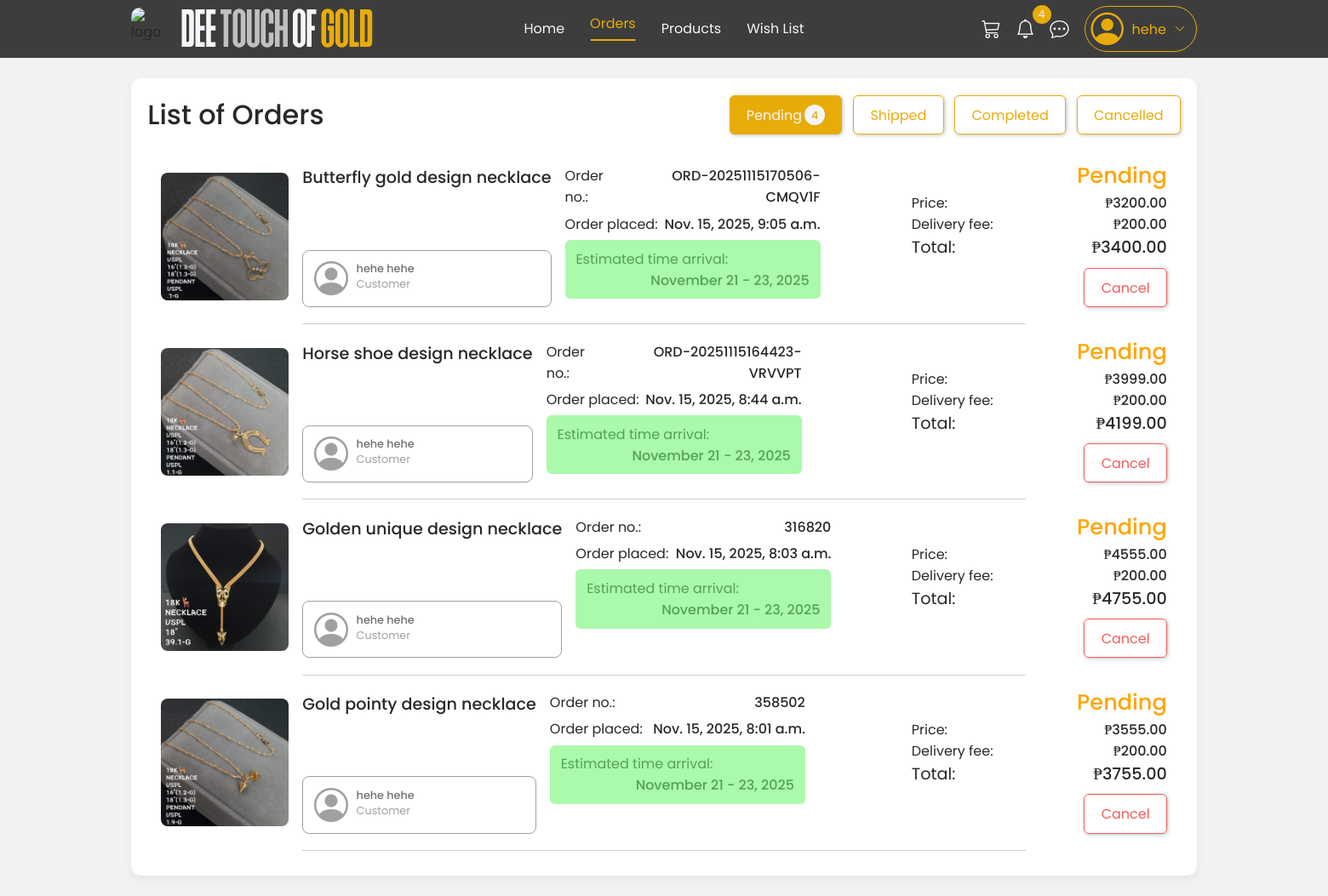
/shop/orders/ (signed in), run on the app's committed database.
### shop/models.py (models this page shows, shortened)
class User(AbstractUser):
    USER_TYPE_CHOICES = (
        ('customer', 'Customer'),
        ('seller', 'Seller'),
    )
    middle_name = models.CharField(max_length=30, blank=True, null=True)
    user_type = models.CharField(max_length=10, choices=USER_TYPE_CHOICES, default='customer')
    phone_number = models.CharField(max_length=15, blank=True, null=True)
    address = models.TextField(blank=True, null=True)
    profile_picture = models.ImageField(upload_to='profiles/', blank=True, null=True)
    created_at = models.DateTimeField(auto_now_add=True)
    updated_at = models.DateTimeField(auto_now=True)

class Order(models.Model):
    ORDER_STATUS_CHOICES = (
        ('pending', 'Pending'),
        ('shipped', 'Shipped'),
        ('completed', 'Completed'),
        ('cancelled', 'Cancelled'),
    )
    MOP_CHOICES = (
        ('cod', 'COD'),
        ('gcash', 'Gcash'),
    )
    customer = models.ForeignKey(User, on_delete=models.CASCADE, related_name='orders')
    shop = models.ForeignKey(Shop, on_delete=models.CASCADE, related_name='orders')
    order_number = models.CharField(max_length=6, unique=True, editable=False)
    delivery_fee = models.DecimalField(max_digits=10, decimal_places=2)
    total_amount = models.DecimalField(max_digits=10, decimal_places=2)
    status = models.CharField(max_length=20, choices=ORDER_STATUS_CHOICES, default='pending')
    estimated_time_arrival = models.CharField(max_length=50,blank=True, null=True)
    mode_of_payment = models.CharField(max_length=50, choices=MOP_CHOICES, default='cod')
    payment_reference = models.CharField(max_length=100, blank=True, null=True)
    created_at = models.DateTimeField(auto_now_add=True)
    updated_at = models.DateTimeField(auto_now=True)

class OrderItem(models.Model):
    order = models.ForeignKey(Order, on_delete=models.CASCADE, related_name='items')
    product = models.ForeignKey(Product, on_delete=models.SET_NULL, null=True)
    quantity = models.PositiveIntegerField(validators=[MinValueValidator(1)])
    unit_price = models.DecimalField(max_digits=10, decimal_places=2)
    subtotal = models.DecimalField(max_digits=10, decimal_places=2)

class Product(models.Model):
    MATERIAL_CHOICES = [
        ('gold and silver', 'Gold & Silver'),
        ('gold', 'Gold'),
        ('silver', 'Silver'),
        ('rose gold', 'Rose Gold'),
        ('white gold', 'White Gold'),
    ]
    TYPE_CHOICES = [
        ('necklace', 'Necklace'),
        ('bangle', 'Bangle'),
        ('earring', 'Earring'),
    ]
    shop = models.ForeignKey(Shop, on_delete=models.CASCADE, related_name='products')
    name = models.CharField(max_length=200)
    description = models.TextField()
    price = models.DecimalField(max_digits=10, decimal_places=2, validators=[MinValueValidator(0.01)])
    discount_price = models.DecimalField(max_digits=10, decimal_places=2, null=True, blank=True)
    stock = models.PositiveIntegerField(default=1)
    material = models.CharField(max_length=20, choices=MATERIAL_CHOICES, default='gold and silver')
    type = models.CharField(max_length=20, choices=TYPE_CHOICES, default='necklace')
    image = models.ImageField(upload_to='products/', blank=True, null=True)
    is_available = models.BooleanField(default=True)
    created_at = models.DateTimeField(auto_now_add=True)
    updated_at = models.DateTimeField(auto_now=True)

### shop/views.py (the view, shortened to what this page needs)
# urls.py: path('orders/', views.orders_view, name='orders'),
@login_required
def orders_view(request):
    if request.user.user_type != 'customer':
        return render(request, 'shop/orders.html', {'error': 'Only customers can view orders'})
    user_orders = Order.objects.filter(customer=request.user).order_by('-created_at')
    grouped_orders = {
        'pending': [],
        'shipped': [],
        'completed': [],
        'cancelled': [],
    }
    for order in user_orders:
        has_completed_order = OrderItem.objects.filter(
            order__customer=request.user,
            order__status='completed',
            product__shop=order.shop
        ).exists()
        has_already_rated = ShopReview.objects.filter(customer=request.user, shop=order.shop).exists()
        order.can_rate_shop = has_completed_order and has_already_rated
        grouped_orders[order.status].append(order)
    return render(request, 'list_of_orders.html', {'orders': grouped_orders})

### templates/list_of_orders.html (shortened to what this page needs)
{% extends './includes/base.html' %}
{% load static %}
{% block content %}
{% if user.user_type == 'customer' %}
{% include "./includes/navbar.html" %}
{% else %}
{% include "./includes/sidebar.html" %}
{% endif %}
<section class="list-of-orders-page {% if user.user_type != 'customer' %}seller-content{% endif %}">
  <div class="page-wrapper">
    <div class="page-container">
      <div class="sub-navbar">
        <div class="title">
          <p>List of Orders</p>
        </div>
        <div class="actions">
          <button class="border-btn-primary2 selected" data-view=".pending-section">Pending {% if orders.pending|length > 0 %}<span class="counter-in-btn">{{orders.pending|length}}</span>{% endif %}</button>
          <button class="border-btn-primary2" data-view=".shipped-section">Shipped {% if orders.shipped|length > 0 %}<span class="counter-in-btn">{{orders.shipped|length}}</span>{% endif %}</button>
          <button class="border-btn-primary2" data-view=".completed-section">Completed {% if orders.completed|length > 0 %}<span class="counter-in-btn">{{orders.completed|length}}</span>{% endif %}</button>
          <button class="border-btn-primary2" data-view=".cancelled-section">Cancelled {% if orders.cancelled|length > 0 %}<span class="counter-in-btn">{{orders.cancelled|length}}</span>{% endif %}</button>
        </div>
      </div>
      <div class="content-section pending-section show-section">
        {% for order in orders.pending %}
          {% with order.items.first as first_item %}
          <div class="order-item">
            <div class="image-container" style="height:fit-content; margin:auto 0;">
              <img src="{{ first_item.product.image.url }}" width="150" height="150">
            </div>
            <div class="item-info">
              <p class="item-name">{{ first_item.product.name }}</p>
              <a href="{% url 'shop:shop_info' order.customer.id %}" class="seller">
                <div class="seller-img">
                  <i class="bi bi-person-circle"></i>
                </div>
                <div>
                  <p class="seller-name">{{ order.customer.first_name }} {{ order.customer.last_name }}</p>
                  <p class="user-role">Customer</p>
                </div>
              </a>
            </div>
            <div class="mid-item-section">
              <div class="label-with-value">
                <p class="label">Order no.: </p>
                <p class="value">{{ order.order_number }}</p>
              </div>
              <div class="label-with-value">
                <p class="label">Order placed: </p>
                <p class="value">{{ order.created_at }}</p>
              </div>
              <div class="label-with-value estimated-cont">
                <p class="label">Estimated time arrival:</p>
                <p class="value">{{ order.estimated_time_arrival }}</p>
              </div>
            </div>
            <div class="more-info-wrap">
              <p class="status pending">Pending</p>
              <div class="computation-cont">
                <div class="label-with-value">
                  <p class="label">Price: </p>
                  <p class="price"><span class="currency">₱</span>{{ first_item.product.price }}</p>
                </div>
                <div class="label-with-value">
                  <p class="label">Delivery fee: </p>
                  <p class="price"><span class="currency">₱</span>{{ order.delivery_fee }}</p>
                </div>
                <div class="label-with-value total">
                  <p class="label">Total: </p>
                  <p class="price"><span class="currency">₱</span>{{ order.total_amount }}</p>
                </div>
              </div>
              <div class="actions">
                <button class="border-btn-delete" data-modal="cancel-order" data-id="{{ order.id }}">Cancel</button>
              </div>
            </div>
          </div>
          <hr class="line-separator">
          {% endwith %}
        {% empty %}
          <div class="empty-content" style="margin:20% 0;">
            <p>You have no Pending customer's orders at the moment.</p>
          </div>
        {% endfor %}
      </div>
    </div>
  </div>
</section>
{% endblock %}

### templates/includes/navbar.html (shortened to what this page needs)
{% load static %}
<div class="nav-cont">
  <nav>
    <div class="logo">
      <img src="{% static 'images/icons/logo.png' %}" alt="logo">
      <p>DEE <span>TOUCH</span> OF <span>GOLD</span></p>
    </div>
    <ul class="nav-links">
      <li class="{% if request.resolver_match.url_name == 'home' %}active{% endif %}"><a
          href="{% url 'shop:home' %}">Home</a>
      </li>
      <li class="{% if request.resolver_match.url_name == 'orders' %}active{% endif %}"><a href="{% url 'shop:orders'%}">Orders</a></li>
      <li class="{% if request.resolver_match.url_name == 'products' %}active{% endif %}"><a href="{% url 'shop:products' %}">Products</a></li>
      <li class="{% if request.resolver_match.url_name == 'wishlist' %}active{% endif %}"><a href="{% url 'shop:wishlist' %}">Wish List</a></li>
    </ul>
    {% if user.is_authenticated %}
    <div class="nav-profile-cont">
      {% if not user.is_superuser %}
      <div class="buttons-wrapper">
        <button class="ghost-btn" data-modal="nav-cart">
          <i class="bi bi-cart3"></i>
          </button>
        <button class="ghost-btn" data-modal="nav-notif">
          <i class="bi bi-bell">
            {% if unread_notif_count > 0 %}
              <span class="counter">{{ unread_notif_count }}</span>
            {% endif %}
          </i>
        </button>
        <a href="{% url 'shop:chat' %}" class="ghost-btn">
          <i class="bi bi-chat-dots">
          </i>
        </a>
      </div>
      {% endif %}
      <div class="profile-wrapper border-btn-primary2" data-modal="nav-profile">
        <i class="bi bi-person-circle"></i>
        <p>{{user.username}}</p>
        <i class="bi bi-chevron-down"></i>
      </div>
    </div>
    {% else %}
    <button class="border-btn-primary" data-modal="nav-login-btn">Login</button>
    {% endif %}
  </nav>
</div>

### data on the page
User: username "hehe"
Order: items.first.product.image (picture), items.first.product.name "Butterfly gold design necklace", customer.first_name "hehe", customer.last_name "hehe", order_number "ORD-20251115170506-CMQV1F", created_at "Nov. 15, 2025, 9:05 a.m.", estimated_time_arrival "November 21 - 23, 2025", items.first.product.price "3200.00", delivery_fee "200.00", total_amount "3400.00"
Order: items.first.product.image (picture), items.first.product.name "Horse shoe design necklace", customer.first_name "hehe", customer.last_name "hehe", order_number "ORD-20251115164423-VRVVPT", created_at "Nov. 15, 2025, 8:44 a.m.", estimated_time_arrival "November 21 - 23, 2025", items.first.product.price "3999.00", delivery_fee "200.00", total_amount "4199.00"
Order: items.first.product.image (picture), items.first.product.name "Golden unique design necklace", customer.first_name "hehe", customer.last_name "hehe", order_number "316820", created_at "Nov. 15, 2025, 8:03 a.m.", estimated_time_arrival "November 21 - 23, 2025", items.first.product.price "4555.00", delivery_fee "200.00", total_amount "4755.00"
Order: items.first.product.image (picture), items.first.product.name "Gold pointy design necklace", customer.first_name "hehe", customer.last_name "hehe", order_number "358502", created_at "Nov. 15, 2025, 8:01 a.m.", estimated_time_arrival "November 21 - 23, 2025", items.first.product.price "3555.00", delivery_fee "200.00", total_amount "3755.00"

### other printed values
{{ unread_notif_count }} "4"
{{ orders.pending|length }} "4"
